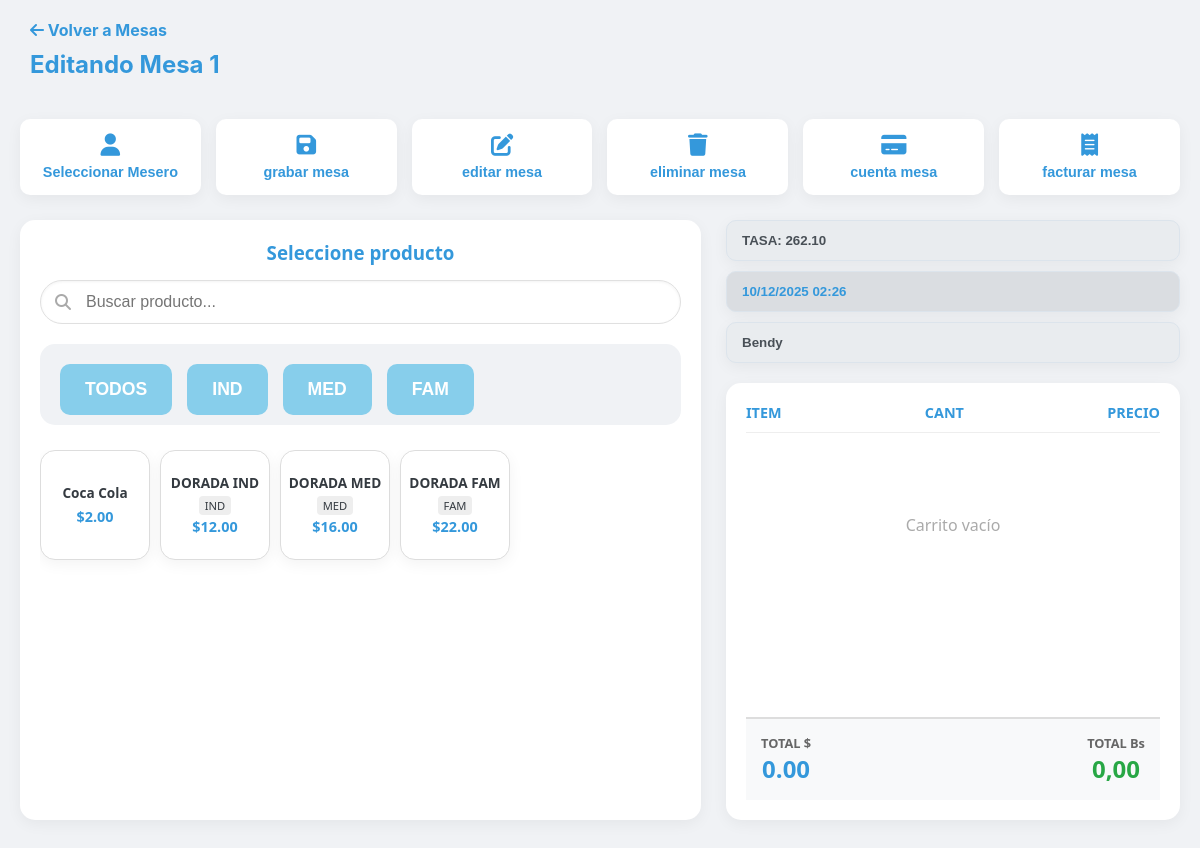
The app's page /table/1/order/ with its own data.
### tables/models.py (models this page shows, shortened)
class Table(models.Model):
    number = models.PositiveIntegerField(unique=True, verbose_name="Número de Mesa")
    is_occupied = models.BooleanField(default=False, verbose_name="¿Ocupada?")
    class Meta:
        ordering = ['number']

class Producto(models.Model):
    OPCIONES_TAMANO = [
        ('IND', 'Individual'),
        ('MED', 'Mediana'),
        ('FAM', 'Familiar'),
        ('UNI', 'Único/Bebida'), # Para cosas que no tienen tamaño (ej: Coca Cola)
    ]
    nombre = models.CharField(max_length=100)
    precio = models.DecimalField(max_digits=10, decimal_places=2)
    tamano = models.CharField(
        max_length=3,
        choices=OPCIONES_TAMANO,
        default='UNI',
        verbose_name="Tamaño"
    )
    categoria = models.ForeignKey(Categoria, on_delete=models.CASCADE, related_name='productos')

### tables/views.py (the view)
# urls.py: path('table/<int:table_id>/order/', views.table_order_view, name='table_order'),
def table_order_view(request, table_id):
    table = get_object_or_404(Table, id=table_id)
    tasa_actual = obtener_tasa_bcv()
    tasa_obj = TasaBCV.objects.order_by('-fecha_actualizacion').first()
    tasa_numerica = float(tasa_obj.precio) if tasa_obj else 0
    categorias = Categoria.objects.all()
    productos = Producto.objects.select_related('categoria').all()
    meseros = User.objects.filter(is_active=True)
    context = {
        'table': table,
        'tasa_cambio': tasa_actual,
        'tasa_numerica': tasa_numerica,
        'categorias': categorias,
        'productos': productos,
        'meseros': meseros, # Enviamos la lista al HTML
    }
    return render(request, 'tables/order_detail.html', context)

### tables/scrapping.py (called while the page is built, shortened)
def obtener_tasa_bcv():
    ultima_tasa = TasaBCV.objects.order_by('-fecha_actualizacion').first()
    if ultima_tasa:
        hoy = timezone.now().date()
        if ultima_tasa.fecha_actualizacion.date() == hoy:
            return f"{ultima_tasa.precio}"

### tables/templates/tables/order_detail.html (shortened to what this page needs)
{% load static %}
<!DOCTYPE html>
<html lang="es">
<head>
    <link rel="stylesheet" href="{% static 'css/style.css' %}">
    <link rel="stylesheet" href="https://cdnjs.cloudflare.com/ajax/libs/font-awesome/6.4.0/css/all.min.css">
</head>
<body class="light-theme"> <div style="padding: 20px 0 0 30px; max-width: 1200px; margin: 0 auto;">
         <a href="{% url 'index' %}" style="text-decoration: none; color: var(--primary-blue); font-weight: bold;">
            <i class="fas fa-arrow-left"></i> Volver a Mesas
         </a>
         <h2 style="margin-top: 10px; color: var(--primary-blue);">Editando Mesa {{ table.number }}</h2>
    </div>
    <div class="pos-container">
        <div class="top-actions-bar">
            <button class="action-btn" onclick="abrirModalMeseros()">
                <i class="fas fa-user"></i> Seleccionar Mesero
            </button>
            <button class="action-btn"><i class="fas fa-save"></i> grabar mesa</button>
            <button class="action-btn"><i class="fas fa-edit"></i> editar mesa</button>
            <button class="action-btn"><i class="fas fa-trash"></i> eliminar mesa</button>
            <button class="action-btn"><i class="fas fa-credit-card"></i> cuenta mesa</button>
            <button class="action-btn"><i class="fas fa-receipt"></i> facturar mesa</button>
        </div>
        <div class="main-pos-grid">
            <div class="left-panel product-selection-area card-style">
                <h3 class="panel-title">Seleccione producto</h3>
                <div class="search-bar-container">
                    <i class="fas fa-search search-icon"></i>
                    <input type="text" id="buscador-productos" class="search-input" placeholder="Buscar producto..." onkeyup="filtrarPorTexto()">
                </div>
                <div class="categories-container card-style-inner" style="overflow-x: auto; white-space: nowrap; padding-bottom: 5px; margin-bottom: 10px;">
                    <button class="category-btn active" onclick="resetearFiltros(this)">TODOS</button>
                    <button class="category-btn" onclick="filtrarPorTamano('IND', this)">IND</button>
                    <button class="category-btn" onclick="filtrarPorTamano('MED', this)">MED</button>
                    <button class="category-btn" onclick="filtrarPorTamano('FAM', this)">FAM</button>
                </div>
                <div id="grid-productos" style="
                    display: grid;
                    grid-template-columns: repeat(auto-fill, 110px);
                    grid-auto-rows: 110px;
                    gap: 10px;
                    margin-top: 15px;
                    overflow-y: auto;
                    height: 350px;
                    padding-right: 5px;
                    align-content: start;
                ">
                    {% for prod in productos %}
                        <div class="producto-card card-style"
                            /* DATOS CLAVE PARA EL FILTRADO */
                            data-cat-id="{{ prod.categoria.id }}"
                            data-tamano="{{ prod.tamano }}"
                            data-nombre="{{ prod.nombre|lower }}"
                            style="cursor: pointer; padding: 5px; text-align: center; border: 1px solid #ddd;
                                    transition: transform 0.1s; display: flex; flex-direction: column;
                                    justify-content: center; align-items: center; height: 100%;"
                            onclick="agregarAlCarrito('{{ prod.id }}', '{{ prod.nombre }}', '{{ prod.precio }}', '{{ prod.tamano }}')">
                            <div style="font-weight: bold; font-size: 0.85em; margin-bottom: 5px; line-height: 1.2;">
                                {{ prod.nombre }}
                            </div>
                            {% if prod.tamano != 'UNI' %}
                                <div style="font-size: 0.7em; background: #eee; padding: 2px 6px; border-radius: 4px; margin-bottom: 2px;">
                                    {{ prod.tamano }}
                                </div>
                            {% endif %}
                            <div style="color: var(--primary-blue); font-weight: bold; font-size: 0.9em;">
                                ${{ prod.precio }}
                            </div>
                        </div>
                    {% empty %}
                        <p style="grid-column: 1/-1; text-align: center; color: #888;">No hay productos.</p>
                    {% endfor %}
                </div>
            </div>
            <div class="right-panel cart-area">
                <div class="info-inputs">
                    <div class="input-group">
                        <input type="text"
                            value="TASA: {{ tasa_cambio|default:'Cargando...' }}"
                            readonly
                            class="readonly-field"
                            style="background-color: #e9ecef; color: #495057; font-weight: bold;">
                    </div>
                    <div class="input-group">
                        <input type="text" id="fecha-hora-live" readonly class="readonly-field">
                    </div>
                    <div class="input-group">
                        <input type="text" id="input-mesero" placeholder="Sin mesero"
                            value="{{ table.mesero.username|default:'' }}" readonly
                            class="readonly-field"
                            style="background-color: #e9ecef; color: #495057; font-weight: bold;">
                    </div>
                </div>
                <div class="cart-summary card-style">
                    <div class="cart-header">
                        <span>ITEM</span>
                        <span>CANT</span>
                        <span>PRECIO</span>
                    </div>
                    <div class="cart-items-list">
                        <p style="text-align: center; color: #aaa; padding-top: 50px;">Carrito vacío</p>
                    </div>
                    <div class="cart-footer" style="display: flex; justify-content: space-between; padding: 15px; background: #f8f9fa; border-top: 2px solid #ddd;">
                        <div style="text-align: center;">
                            <div style="font-size: 0.8em; color: #666; font-weight: bold;">TOTAL $</div>
                            <div class="total-amount" id="total-usd" style="font-size: 1.5em; color: var(--primary-blue);">0.00</div>
                        </div>
                        <div style="text-align: center;">
                            <div style="font-size: 0.8em; color: #666; font-weight: bold;">TOTAL Bs</div>
                            <div class="total-amount" id="total-bs" style="font-size: 1.5em; color: #28a745;">0,00</div>
                        </div>
                    </div>
                </div>
            </div>
        </div>
    </div>
</body>
</html>
</body>
</html>

### tables/static/css/style.css (style rules this page uses)
:root { --bg-color: #f4f7f6; --success-color: #28a745; --danger-color: #dc3545; --text-dark: #343a40; --card-text: white; }
*, *::before, *::after { box-sizing: border-box; }
body { margin: 0; font-family: -apple-system, BlinkMacSystemFont, "Segoe UI", Roboto, Helvetica, Arial, sans-serif; background-color: var(--bg-color); color: var(--text-dark); }
:root { --light-bg: #f0f2f5; --white-card: #ffffff; --primary-blue: #3498db; --light-blue-btn: #87CEEB; --text-gray: #7f8c8d; --shadow-soft: 0 4px 15px rgba(0,0,0,0.05); --border-radius-card: 15px; --border-radius-btn: 10px; }
body.light-theme { background-color: var(--light-bg); }
.pos-container { max-width: 1200px; margin: 20px auto; padding: 20px; font-family: 'Segoe UI', Tahoma, Geneva, Verdana, sans-serif; }
.card-style { background-color: var(--white-card); border-radius: var(--border-radius-card); box-shadow: var(--shadow-soft); padding: 20px; }
.card-style-inner { background-color: var(--light-bg); border-radius: var(--border-radius-card); padding: 20px; }
.top-actions-bar { display: flex; gap: 15px; margin-bottom: 25px; flex-wrap: wrap; }
.action-btn { background-color: var(--white-card); color: var(--primary-blue); border: none; padding: 15px 20px; border-radius: var(--border-radius-btn); box-shadow: var(--shadow-soft); font-weight: 600; font-size: 0.9rem; cursor: pointer; display: flex; flex-direction: column; align-items: center; gap: 8px; flex: 1; min-width: 100px; transition: transform 0.2s; }
.action-btn i { font-size: 1.4rem; }
.main-pos-grid { display: grid; grid-template-columns: 1.5fr 1fr; gap: 25px; height: 600px; }
.left-panel { display: flex; flex-direction: column; overflow: hidden; }
.panel-title { color: var(--primary-blue); text-align: center; margin-top: 0; margin-bottom: 15px; }
.search-bar-container { position: relative; width: 100%; margin-bottom: 20px; }
.search-input { width: 100%; padding: 12px 20px 12px 45px; border: 1px solid #e0e0e0; border-radius: 25px; outline: none; font-size: 1rem; background-color: var(--white-card); box-shadow: inset 0 1px 3px rgba(0,0,0,0.05); }
.search-icon { position: absolute; left: 15px; top: 50%; transform: translateY(-50%); color: #aaa; }
.categories-container { display: flex; gap: 15px; flex-grow: 1; margin-top: 0; }
.category-btn { background-color: var(--light-blue-btn); color: white; border: none; padding: 15px 25px; border-radius: var(--border-radius-btn); font-weight: bold; font-size: 1.1rem; cursor: pointer; height: fit-content; transition: opacity 0.2s; }
.right-panel { display: flex; flex-direction: column; gap: 20px; }
.info-inputs { display: flex; flex-direction: column; gap: 10px; }
.input-group input { width: 100%; padding: 12px 15px; border: 1px solid transparent; background-color: var(--white-card); border-radius: var(--border-radius-btn); box-shadow: var(--shadow-soft); outline: none; color: var(--primary-blue); font-weight: 500; }
.input-group input::placeholder { color: var(--light-blue-btn); opacity: 0.7; }
.cart-summary { flex-grow: 1; display: flex; flex-direction: column; }
.cart-header { display: flex; justify-content: space-between; font-weight: bold; color: var(--primary-blue); border-bottom: 1px solid #eee; padding-bottom: 10px; margin-bottom: 15px; font-size: 0.9rem; }
.cart-items-list { flex-grow: 1; overflow-y: auto; }
.cart-footer { border-top: 2px solid #eee; padding-top: 15px; display: flex; justify-content: space-between; align-items: center; }
.total-amount { font-weight: bold; color: var(--primary-blue); font-size: 2rem; }
.input-group .readonly-field { background-color: #e9ecef; color: #495057; cursor: not-allowed; font-weight: bold; border-color: #dce4ec; }
body.light-theme .input-group .readonly-field { background-color: #dadde1; color: var(--primary-blue); }

### records on screen
Table: number "1", mesero.username "Bendy"
Producto: nombre "Coca Cola", precio "2.00"
Producto: nombre "DORADA IND", tamano "IND", precio "12.00"
Producto: nombre "DORADA MED", tamano "MED", precio "16.00"
Producto: nombre "DORADA FAM", tamano "FAM", precio "22.00"
